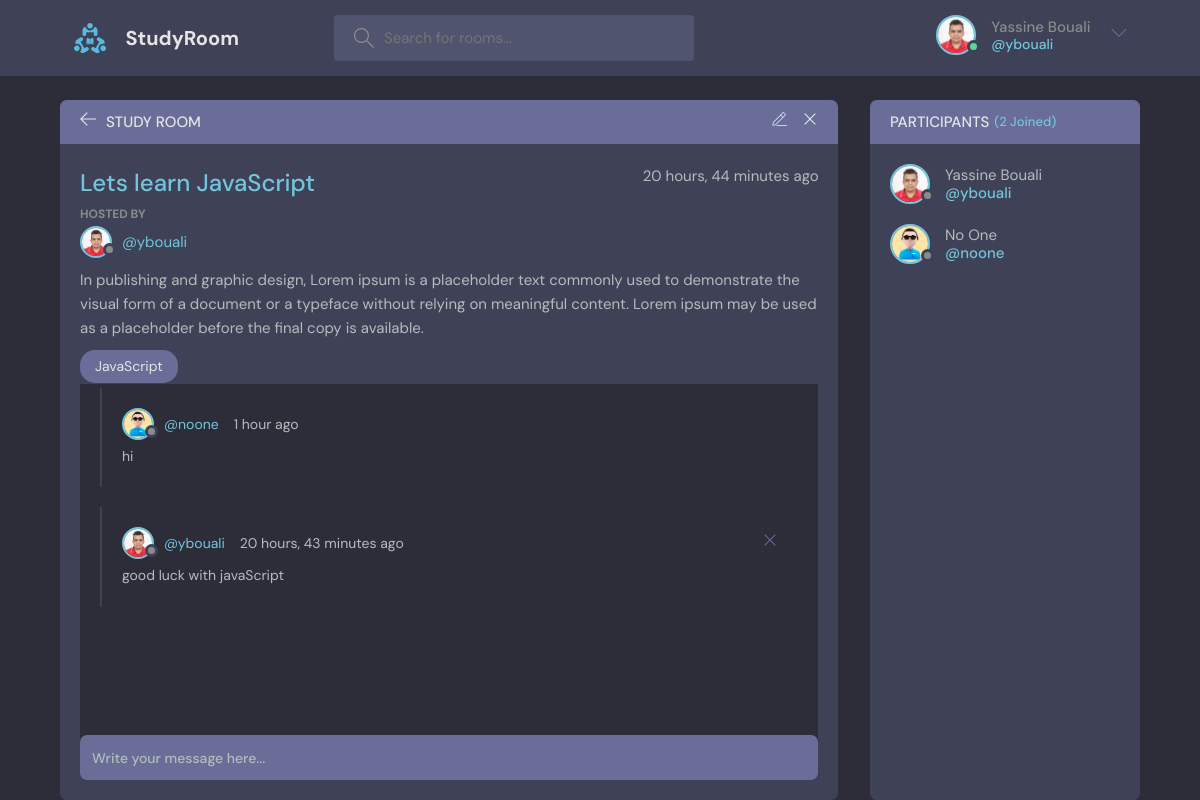
Screenshot of /room/d97bde790fe643b18357388aa92b418b/ (signed in) with the database file from the repository.
### base/models.py (models this page shows, shortened)
class User(AbstractUser):
    name = models.CharField(max_length=200, null=True)
    email = models.EmailField(unique=True, null=True)
    bio = models.TextField(null=True)
    avatar = models.ImageField(null=True, default="avatar.png")
    USERNAME_FIELD = 'email'
    REQUIRED_FIELDS = []

class Room(models.Model):
    host = models.ForeignKey(User, on_delete=models.SET_NULL, null=True)
    topic = models.ForeignKey(Topic, on_delete=models.SET_NULL, null=True)
    name = models.CharField(max_length=200)
    description = models.TextField(null=True, blank=True)
    participants = models.ManyToManyField(User, related_name='participants', blank=True)
    updated = models.DateTimeField(auto_now=True)
    created = models.DateTimeField(auto_now_add=True)
    id = models.UUIDField(primary_key=True, default=uuid.uuid4, editable=False)
    class Meta:
        ordering = ['-updated', '-created']

class Topic(models.Model):
    name = models.CharField(max_length=200)
    updated = models.DateTimeField(auto_now=True)
    created = models.DateTimeField(auto_now_add=True)
    id = models.UUIDField(primary_key=True, default=uuid.uuid4, editable=False)
    def __str__(self) -> str:
        return self.name

class Message(models.Model):
    user = models.ForeignKey(User, on_delete=models.CASCADE)
    room = models.ForeignKey(Room, on_delete=models.CASCADE)
    body = models.TextField()
    updated = models.DateTimeField(auto_now=True)
    created = models.DateTimeField(auto_now_add=True)
    id = models.UUIDField(primary_key=True, default=uuid.uuid4, editable=False)
    class Meta:
        ordering = ['-updated', '-created']

### base/views.py (the view, shortened to what this page needs)
# urls.py: path('room/<str:pk>/', views.room, name="room"),
def room(request, pk):
    room = Room.objects.get(id=pk)
    room_messages = room.message_set.all().order_by('-created')
    participants = room.participants.all()
    context = {'room': room, 'room_messages': room_messages,
               'participants': participants}
    return render(request, 'base/room.html', context)

### base/templates/base/room.html (shortened to what this page needs)
{% extends "main.html" %}
{% block content %}
  <main class="profile-page layout layout--2">
    <div class="container">
      <div class="room">
        <div class="room__top">
          <div class="room__topLeft">
            <a href="{% url 'home' %}">
              <svg version="1.1" xmlns="http://www.w3.org/2000/svg" width="32" height="32" viewBox="0 0 32 32">
                <title>arrow-left</title>
                <path
                  d="M13.723 2.286l-13.723 13.714 13.719 13.714 1.616-1.611-10.96-10.96h27.625v-2.286h-27.625l10.965-10.965-1.616-1.607z"
                ></path>
              </svg>
            </a>
            <h3>Study Room</h3>
          </div>
          {% if room.host == request.user %}
            <div class="room__topRight">
              <a href="{% url 'update-room' room.id %}">
              </a>
              <a href="{% url 'delete-room' room.id %}">
                <svg version="1.1" xmlns="http://www.w3.org/2000/svg" width="32" height="32" viewBox="0 0 32 32">
                  <title>remove</title>
                  <path
                    d="M27.314 6.019l-1.333-1.333-9.98 9.981-9.981-9.981-1.333 1.333 9.981 9.981-9.981 9.98 1.333 1.333 9.981-9.98 9.98 9.98 1.333-1.333-9.98-9.98 9.98-9.981z"
                  ></path>
                </svg>
              </a>
            </div>
          {% endif %}
        </div>
        <div class="room__box scroll">
          <div class="room__header scroll">
            <div class="room__info">
              <h3>{{room.name}}</h3>
              <span>{{room.created | timesince}} ago</span>
            </div>
            <div class="room__hosted">
              <p>HOSTED BY</p>
              <a href="{% url 'profile' room.host.id %}" class="room__author">
                <div class="avatar avatar--small">
                  <img src="{{room.host.avatar.url}}" />
                </div>
                <span>@{{room.host.username}}</span>
              </a>
            </div>
            <div class="room__details">
              {{room.description}}
            </div>
            <span class="room__topics">{{room.topic}}</span>
          </div>
          <div class="room__conversation">
            <div class="threads scroll">
              {% for room_message in room_messages %}
                <div class="thread">
                  <div class="thread__top">
                    <div class="thread__author">
                      <a href="{% url 'profile' room_message.user.id %}" class="thread__authorInfo">
                        <div class="avatar avatar--small">
                          <img src="{{room_message.user.avatar.url}}" />
                        </div>
                        <span>@{{room_message.user.username}}</span>
                      </a>
                      <span class="thread__date">{{room_message.created | timesince}} ago</span>
                    </div>
                    {% if room_message.user == request.user %}
                      <a href="{% url 'delete-message' room_message.id %}" >
                        <div class="thread__delete">
                          <svg version="1.1" xmlns="http://www.w3.org/2000/svg" width="32" height="32" viewBox="0 0 32 32">
                            <title>remove</title>
                            <path
                              d="M27.314 6.019l-1.333-1.333-9.98 9.981-9.981-9.981-1.333 1.333 9.981 9.981-9.981 9.98 1.333 1.333 9.981-9.98 9.98 9.98 1.333-1.333-9.98-9.98 9.98-9.981z"
                            ></path>
                          </svg>
                        </div>
                      </a>
                    {% endif %}
                  </div>
                  <div class="thread__details">
                    {{room_message.body}}
                  </div>
                </div>
              {% endfor %}
            </div>
          </div>
        </div>
        <div class="room__message">
          <form action="" method="POST" >
            <input name="body" placeholder="Write your message here..." />
          </form>
        </div>
      </div>
      <div class="participants">
        <h3 class="participants__top">Participants <span>({{participants.count}} Joined)</span></h3>
        <div class="participants__list scroll">
          {% for user in participants %}
            <a href="{% url 'profile' user.id %}" class="participant">
              <div class="avatar avatar--medium">
                <img src="{{user.avatar.url}}" />
              </div>
              <p>
                {{user.name}}
                <span>@{{user.username}}</span>
              </p>
            </a>
          {% endfor %}
        </div>
      </div>
    </div>
  </main>
{% endblock content %}

### templates/navbar.html (shortened to what this page needs)
{% load static %}
<header class="header header--loggedIn">
    <div class="container">
        <a href="{% url 'home' %}" class="header__logo">
            <img src="{% static 'images/logo.svg' %}" />
            <h1>StudyRoom</h1>
        </a>
        <form class="header__search" method="GET" action="{% url 'home' %}">
            <label>
                <input name="q" placeholder="Search for rooms..." />
            </label>
        </form>
        <nav class="header__menu">
            {% if request.user.is_authenticated %}
                <div class="header__user">
                    <a href="{% url 'profile' request.user.id %}">
                        <div class="avatar avatar--medium active">
                            <img
                                src="{{request.user.avatar.url}}"
                            />
                        </div>
                        <p>{{ request.user.name }} <span>@{{ request.user.username }}</span></p>
                    </a>
                    <button class="dropdown-button">
                        <svg
                            version="1.1"
                            xmlns="http://www.w3.org/2000/svg"
                            width="32"
                            height="32"
                            viewBox="0 0 32 32"
                        >
                            <title>chevron-down</title>
                            <path
                                d="M16 21l-13-13h-3l16 16 16-16h-3l-13 13z"
                            ></path>
                        </svg>
                    </button>
                </div>
            {% else %}
                <a href="{% url 'login' %}">
                    <img src="{% static 'images/avatar.svg' %}" />
                    <p>Login</p>
                </a>
            {% endif %}
        </nav>
    </div>
</header>

### rows the page displays
User: user.avatar (picture), user.name "Yassine Bouali", user.username "ybouali", avatar (picture), name "Yassine Bouali", username "ybouali"
Room: name "Lets learn JavaScript", created "20 hours, 44 minutes", host.avatar (picture), host.username "ybouali", description "In publishing and graphic design, Lorem ipsum is a placeholder text commonly used to demonstrate the visual form of a document or a typeface without relying on meaningful content. Lorem ipsum may be used as a placeholder before the final copy is available.", topic "JavaScript"
Message: user.avatar (placeholder picture), user.username "noone", created "1 hour", body "hi"
Message: user.avatar (picture), user.username "ybouali", created "20 hours, 43 minutes", body "good luck with javaScript"
User: avatar (placeholder picture), name "No One", username "noone"

### other values shown
{{ participants.count }} "2"
